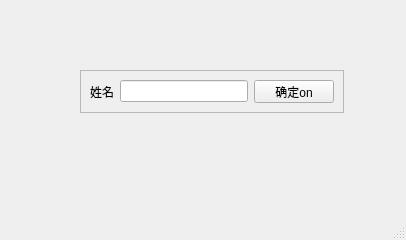
<?xml version="1.0" encoding="UTF-8"?>
<ui version="4.0">
 <class>MainWindow</class>
 <widget class="QMainWindow" name="MainWindow">
  <property name="geometry">
   <rect>
    <x>0</x>
    <y>0</y>
    <width>406</width>
    <height>240</height>
   </rect>
  </property>
  <property name="windowTitle">
   <string>MainWindow</string>
  </property>
  <widget class="QWidget" name="centralwidget">
   <widget class="QFrame" name="frame">
    <property name="geometry">
     <rect>
      <x>80</x>
      <y>70</y>
      <width>264</width>
      <height>43</height>
     </rect>
    </property>
    <property name="frameShape">
     <enum>QFrame::StyledPanel</enum>
    </property>
    <property name="frameShadow">
     <enum>QFrame::Raised</enum>
    </property>
    <layout class="QHBoxLayout" name="horizontalLayout">
     <item>
      <widget class="QLabel" name="label">
       <property name="text">
        <string>姓名</string>
       </property>
      </widget>
     </item>
     <item>
      <widget class="QLineEdit" name="lineEdit"/>
     </item>
     <item>
      <widget class="QPushButton" name="pushButton">
       <property name="text">
        <string>确定on</string>
       </property>
      </widget>
     </item>
    </layout>
   </widget>
  </widget>
  <widget class="QMenuBar" name="menubar">
   <property name="geometry">
    <rect>
     <x>0</x>
     <y>0</y>
     <width>406</width>
     <height>23</height>
    </rect>
   </property>
  </widget>
  <widget class="QStatusBar" name="statusbar"/>
 </widget>
 <resources/>
 <connections/>
</ui>
